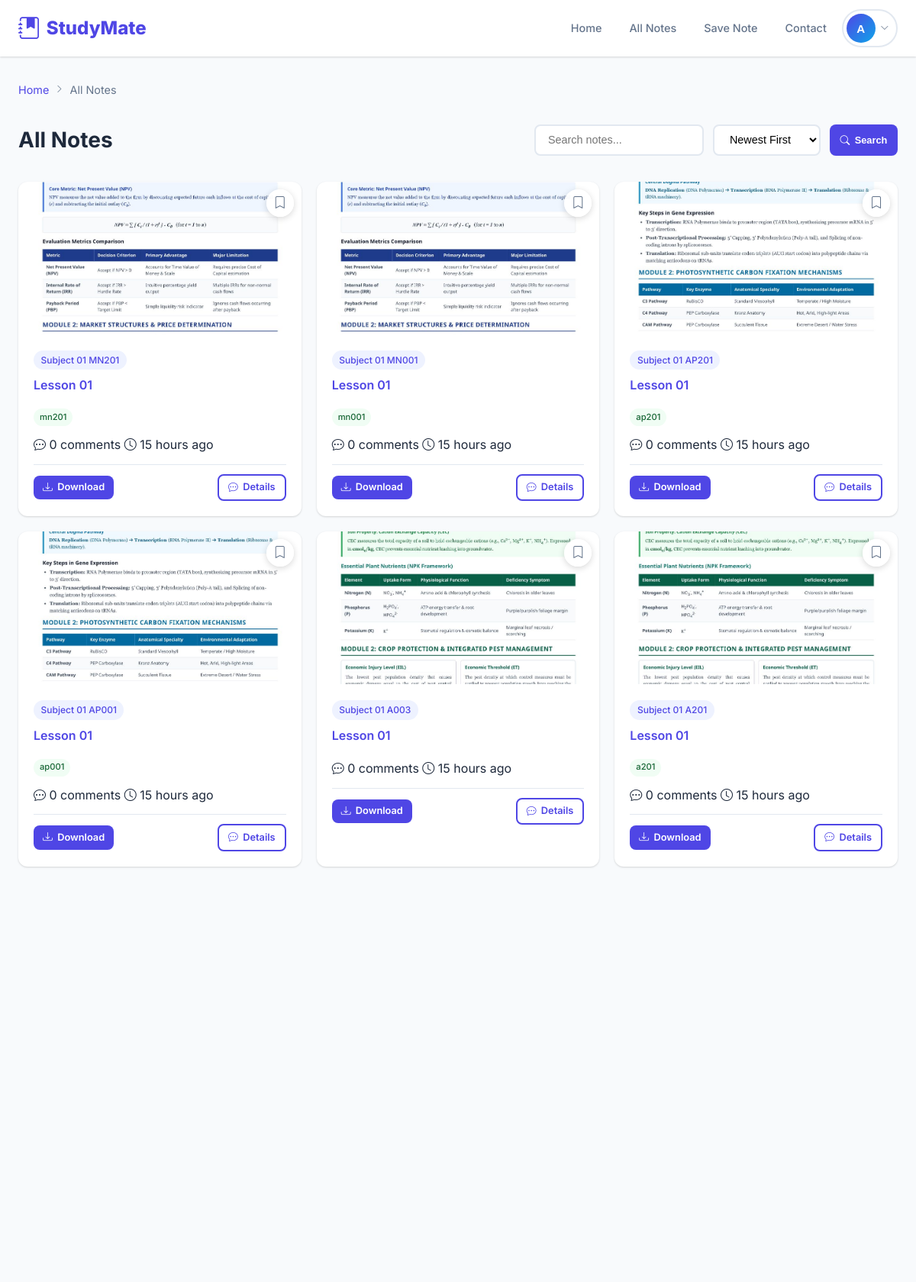
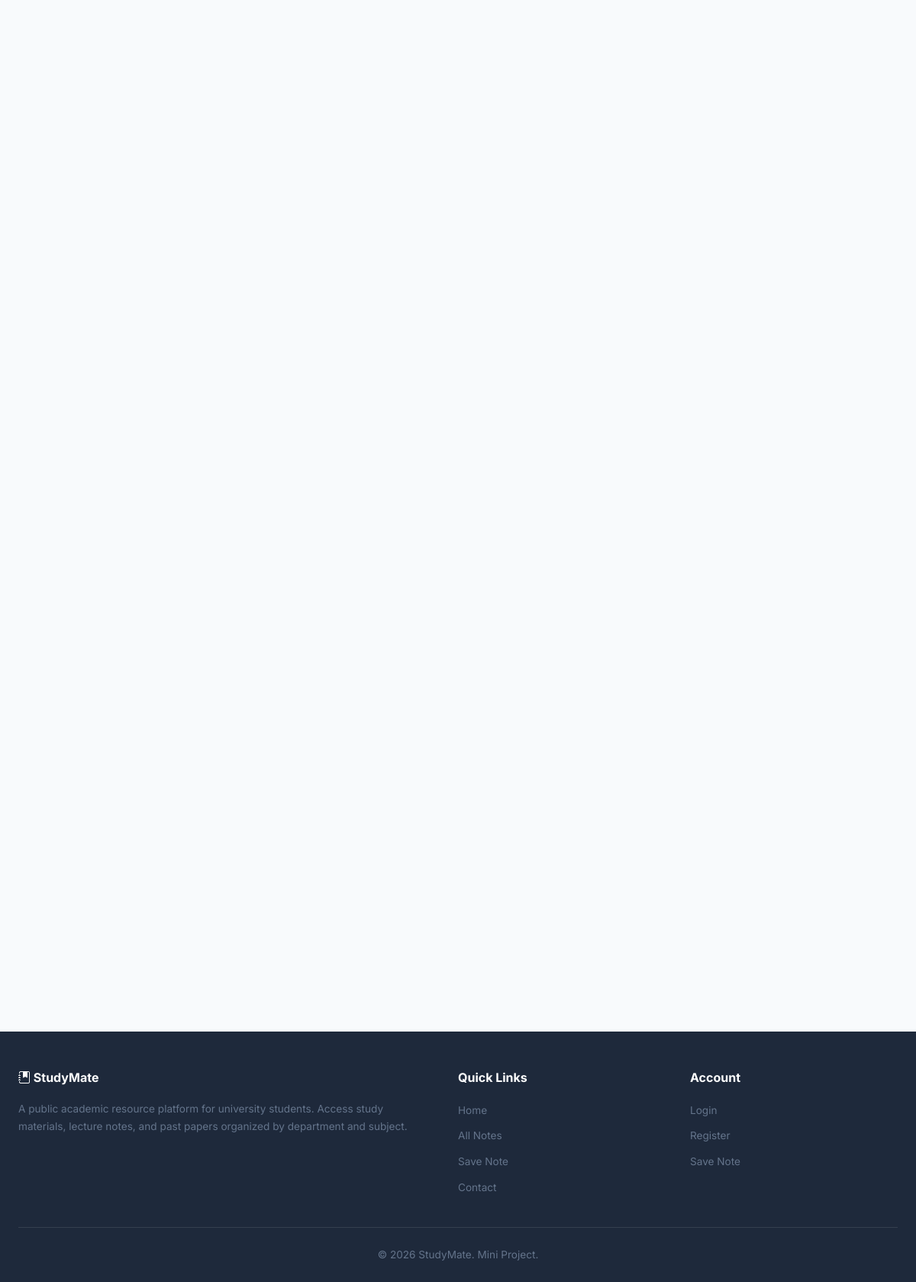
/subjects.php (signed in), run on the app's committed database (2 pictures, top to bottom).
### tables this page shows
CREATE TABLE notes (
    id INT AUTO_INCREMENT PRIMARY KEY,
    subject_id INT NOT NULL,
    title VARCHAR(200) NOT NULL,
    description TEXT,
    pdf_path VARCHAR(255) NOT NULL,
    thumbnail_path VARCHAR(255),
    uploaded_by INT,
    created_at TIMESTAMP DEFAULT CURRENT_TIMESTAMP,
    FOREIGN KEY (subject_id) REFERENCES subjects(id) ON DELETE CASCADE,
    FOREIGN KEY (uploaded_by) REFERENCES users(id) ON DELETE SET NULL
);

CREATE TABLE subjects (
    id INT AUTO_INCREMENT PRIMARY KEY,
    department_id INT NOT NULL,
    name VARCHAR(150) NOT NULL,
    code VARCHAR(20),
    created_at TIMESTAMP DEFAULT CURRENT_TIMESTAMP,
    FOREIGN KEY (department_id) REFERENCES departments(id) ON DELETE CASCADE
);

### includes/functions.php (called while the page is built, shortened)
<?php
function isLoggedIn() {
    return isset($_SESSION['user_id']);
}
function timeAgo($datetime) {
    $now = new DateTime();
    $ago = new DateTime($datetime);
    $diff = $now->diff($ago);
    if ($diff->d > 0) return $diff->d . ' day' . ($diff->d > 1 ? 's' : '') . ' ago';
    if ($diff->h > 0) return $diff->h . ' hour' . ($diff->h > 1 ? 's' : '') . ' ago';
    return 'Just now';
}

### includes/db.php (called while the page is built, shortened)
<?php
$basePath = '';

### subjects.php (the view, shortened to what this page needs)
<?php
require_once 'includes/db.php';
require_once 'includes/functions.php';
$search = isset($_GET['search']) ? trim($_GET['search']) : '';
$sortBy = isset($_GET['sort']) ? $_GET['sort'] : 'newest';
$userId = isLoggedIn() ? $_SESSION['user_id'] : 0;
$department = null;
$category = null;
$notesSql = "SELECT DISTINCT n.*, s.name as subject_name, s.code as subject_code,
        (SELECT COUNT(*) FROM comments WHERE note_id = n.id) as comment_count,
        (SELECT GROUP_CONCAT(tag SEPARATOR ', ') FROM note_tags WHERE note_id = n.id) as tags,
        (SELECT COUNT(*) FROM saved_notes WHERE user_id = ? AND note_id = n.id) as is_saved
        FROM notes n
        JOIN subjects s ON n.subject_id = s.id
        LEFT JOIN note_tags nt ON n.id = nt.note_id";
$params = [$userId];
$types = 'i';
switch ($sortBy) {
    default:
        $notesSql .= " ORDER BY n.created_at DESC";
}
$stmt = $conn->prepare($notesSql);
$stmt->bind_param($types, ...$params);
$stmt->execute();
$notes = $stmt->get_result();
?>
<!DOCTYPE html>
<html lang="en">
<head>
    <link rel="stylesheet" href="css/style.css?v=<?= filemtime('css/style.css') ?>">
    <link rel="stylesheet" href="https://cdn.jsdelivr.net/npm/bootstrap-icons@1.11.3/font/bootstrap-icons.min.css">
</head>
<body>
<?php include 'includes/navbar.php'; ?>
<div class="page-wrapper">
    <div class="container">
        <?php if ($department): ?>
        <div class="breadcrumb">
            <a href="index.php">Home</a>
            <i class="bi bi-chevron-right"></i>
            <a href="departments.php?category_id=<?= $category['id'] ?>"><?= htmlspecialchars($category['name']) ?></a>
            <i class="bi bi-chevron-right"></i>
            <span><?= htmlspecialchars($department['name']) ?></span>
        </div>
        <?php else: ?>
        <div class="breadcrumb">
            <a href="index.php">Home</a>
            <i class="bi bi-chevron-right"></i>
            <span><?= $search ? "Search: " . htmlspecialchars($search) : 'All Notes' ?></span>
        </div>
        <?php endif; ?>
        <div class="page-header">
            <h1>
                <?php if ($search): ?>
                    Search Results for "<?= htmlspecialchars($search) ?>"
                <?php elseif ($department): ?>
                    <?= htmlspecialchars($department['name']) ?>
                <?php else: ?>
                    All Notes
                <?php endif; ?>
            </h1>
            <div class="search-filter">
                <form action="" method="GET" style="display:flex; gap:0.75rem; flex-wrap:wrap;">
                    <input type="text" name="search" placeholder="Search notes..." value="<?= htmlspecialchars($search) ?>" id="liveSearch">
                    <select name="sort">
                        <option value="newest" <?= $sortBy === 'newest' ? 'selected' : '' ?>>Newest First</option>
                    </select>
                    <button type="submit" class="btn btn-primary btn-sm"><i class="bi bi-search"></i> Search</button>
                </form>
            </div>
        </div>
        <?php if ($notes->num_rows > 0): ?>
        <div class="list-grid">
            <?php while ($note = $notes->fetch_assoc()): ?>
            <div class="note-card filterable-item fade-in">
                <div class="thumbnail-wrapper">
                    <a href="<?= htmlspecialchars($note['pdf_path']) ?>" download class="thumbnail" title="Click to download <?= htmlspecialchars($note['title']) ?>">
                        <?php if ($note['thumbnail_path'] && file_exists($note['thumbnail_path'])): ?>
                            <img src="<?= htmlspecialchars($note['thumbnail_path']) ?>" alt="<?= htmlspecialchars($note['title']) ?>">
                        <?php else: ?>
                            <i class="bi bi-file-earmark-pdf"></i>
                        <?php endif; ?>
                    </a>
                    <div class="card-save-btn-wrap">
                        <?php if (isLoggedIn()): ?>
                            <?php if (!empty($note['is_saved'])): ?>
                            <form action="<?= $basePath ?>actions/unsave_note.php" method="POST">
                                <?= csrfField() ?>
                                <input type="hidden" name="note_id" value="<?= $note['id'] ?>">
                                <button type="submit" class="card-save-btn is-saved" title="Saved (Click to remove)">
                                    <i class="bi bi-bookmark-fill"></i>
                                </button>
                            </form>
                            <?php else: ?>
                            <form action="<?= $basePath ?>actions/save_note.php" method="POST">
                                <button type="submit" class="card-save-btn" title="Save note">
                                    <i class="bi bi-bookmark"></i>
                                </button>
                            </form>
                            <?php endif; ?>
                        <?php else: ?>
                            <a href="<?= $basePath ?>auth/login.php" class="card-save-btn" title="Login to save">
                                <i class="bi bi-bookmark"></i>
                            </a>
                        <?php endif; ?>
                    </div>
                </div>
                <div class="info">
                    <span class="subject-tag"><?= htmlspecialchars($note['subject_name']) ?> <?= htmlspecialchars($note['subject_code']) ?></span>
                    <h3><a href="<?= $basePath ?>view_note.php?id=<?= $note['id'] ?>"><?= htmlspecialchars($note['title']) ?></a></h3>
                    <?php if (!empty($note['tags'])): ?>
                    <div class="note-tags">
                        <?php foreach (explode(', ', $note['tags']) as $tag): ?>
                        <span class="note-tag"><?= htmlspecialchars($tag) ?></span>
                        <?php endforeach; ?>
                    </div>
                    <?php endif; ?>
                    <div class="meta">
                        <span><i class="bi bi-chat-dots"></i> <?= $note['comment_count'] ?> comments</span>
                        <span><i class="bi bi-clock"></i> <?= timeAgo($note['created_at']) ?></span>
                    </div>
                    <div class="actions" style="margin-top: 0.75rem;">
                        <a href="<?= htmlspecialchars($note['pdf_path']) ?>" download class="btn btn-primary btn-sm"><i class="bi bi-download"></i> Download</a>
                        <a href="<?= $basePath ?>view_note.php?id=<?= $note['id'] ?>" class="btn btn-outline btn-sm"><i class="bi bi-chat-dots"></i> Details</a>
                    </div>
                </div>
            </div>
            <?php endwhile; ?>
        </div>
        <?php endif; ?>
    </div>
</div>
<?php include 'includes/footer.php'; ?>
</body>
</html>

### css/style.css (style rules this page uses)
:root { --primary: #4f46e5; --primary-dark: #4338ca; --primary-light: #818cf8; --secondary: #0ea5e9; --accent: #f59e0b; --success: #10b981; --danger: #ef4444; --warning: #f59e0b; --dark: #1e293b; --gray: #64748b; --light-gray: #e2e8f0; --bg: #f8fafc; --white: #ffffff; --shadow: 0 1px 3px rgba(0,0,0,0.1), 0 1px 2px rgba(0,0,0,0.06); --shadow-md: 0 4px 6px rgba(0,0,0,0.1), 0 2px 4px rgba(0,0,0,0.06); --shadow-lg: 0 10px 15px rgba(0,0,0,0.1), 0 4px 6px rgba(0,0,0,0.05); --radius: 12px; --radius-sm: 8px; --transition: all 0.3s ease; }
* { margin: 0; padding: 0; box-sizing: border-box; }
body { font-family: 'Inter', -apple-system, BlinkMacSystemFont, 'Segoe UI', Roboto, sans-serif; background: var(--bg); color: var(--dark); line-height: 1.6; min-height: 100vh; }
a { text-decoration: none; color: var(--primary); transition: var(--transition); }
.container { max-width: 1200px; margin: 0 auto; padding: 0 1.5rem; }
.page-wrapper { padding: 2rem 0; min-height: calc(100vh - 200px); }
.breadcrumb { display: flex; align-items: center; gap: 0.5rem; margin-bottom: 2rem; font-size: 0.9rem; color: var(--gray); }
.breadcrumb a { color: var(--primary); }
.breadcrumb i { font-size: 0.7rem; }
.page-header { display: flex; justify-content: space-between; align-items: center; margin-bottom: 2rem; flex-wrap: wrap; gap: 1rem; }
.page-header h1 { font-size: 1.75rem; font-weight: 700; }
.search-filter { display: flex; gap: 0.75rem; flex-wrap: wrap; }
.search-filter input, .search-filter select { padding: 0.6rem 1rem; border: 2px solid var(--light-gray); border-radius: var(--radius-sm); font-size: 0.9rem; outline: none; transition: var(--transition); background: var(--white); }
.list-grid { display: grid; grid-template-columns: repeat(auto-fill, minmax(300px, 1fr)); gap: 1.25rem; }
.note-card { background: var(--white); border-radius: var(--radius); overflow: hidden; box-shadow: var(--shadow); transition: var(--transition); }
.thumbnail-wrapper { position: relative; width: 100%; overflow: hidden; }
.note-card .thumbnail { width: 100%; height: 200px; background: var(--light-gray); display: flex; align-items: center; justify-content: center; color: var(--gray); font-size: 3rem; position: relative; text-decoration: none; cursor: pointer; overflow: hidden; }
.note-card .thumbnail img { width: 100%; height: 100%; object-fit: cover; transition: transform 0.3s ease; }
.card-save-btn-wrap { position: absolute; top: 10px; right: 10px; z-index: 5; }
.card-save-btn { width: 36px; height: 36px; border-radius: 50%; background: rgba(255, 255, 255, 0.95); box-shadow: 0 2px 8px rgba(0, 0, 0, 0.16); border: none; display: flex; align-items: center; justify-content: center; cursor: pointer; color: var(--gray); font-size: 1rem; transition: all 0.2s ease; }
.note-card .info { padding: 1.25rem; }
.note-card .info h3 { font-size: 1rem; font-weight: 600; margin-bottom: 0.35rem; }
.subject-tag, .note-card .info .subject-tag { display: inline-block; background: #eef2ff; color: var(--primary); padding: 0.2rem 0.6rem; border-radius: 15px; font-size: 0.75rem; font-weight: 500; margin-bottom: 0.5rem; }
.note-tags { display: flex; flex-wrap: wrap; gap: 0.35rem; margin-bottom: 0.75rem; }
.note-tag { display: inline-block; background: #f0fdf4; color: #166534; padding: 0.15rem 0.5rem; border-radius: 12px; font-size: 0.7rem; font-weight: 500; }
.note-card .actions { display: flex; justify-content: space-between; align-items: center; padding-top: 0.75rem; border-top: 1px solid var(--light-gray); }
.note-card .actions .btn-sm { padding: 0.35rem 0.75rem; font-size: 0.8rem; }
.btn { display: inline-flex; align-items: center; gap: 0.4rem; padding: 0.65rem 1.5rem; border: none; border-radius: var(--radius-sm); font-size: 0.9rem; font-weight: 600; cursor: pointer; transition: var(--transition); text-align: center; justify-content: center; }
.btn-primary { background: var(--primary); color: var(--white); }
.btn-outline { background: transparent; border: 2px solid var(--primary); color: var(--primary); }
.btn-sm { padding: 0.4rem 0.85rem; font-size: 0.8rem; }
.fade-in { opacity: 0; transform: translateY(20px); transition: opacity 0.6s ease, transform 0.6s ease; }
.fade-in.visible { opacity: 1; transform: translateY(0); }

### data on the page
notes: thumbnail_path (picture), subject.name "Subject 01", subject.code "MN201", title "Lesson 01", tag "mn201", comment_count "0", created_at "15 hours ago"
notes: thumbnail_path (picture), subject.name "Subject 01", subject.code "MN001", title "Lesson 01", tag "mn001", comment_count "0", created_at "15 hours ago"
notes: thumbnail_path (picture), subject.name "Subject 01", subject.code "AP201", title "Lesson 01", tag "ap201", comment_count "0", created_at "15 hours ago"
notes: thumbnail_path (picture), subject.name "Subject 01", subject.code "AP001", title "Lesson 01", tag "ap001", comment_count "0", timeAgo($note['created_at']) "15 hours ago"
notes: thumbnail_path (picture), subject.name "Subject 01", subject.code "A003", title "Lesson 01", comment_count "0", created_at "15 hours ago"
notes: thumbnail_path (picture), subject.name "Subject 01", subject.code "A201", title "Lesson 01", tag "a201", comment_count "0", created_at "15 hours ago"

### other printed values
$siteName "StudyMate"
substr($_SESSION['username'], 0, 1) "A"
